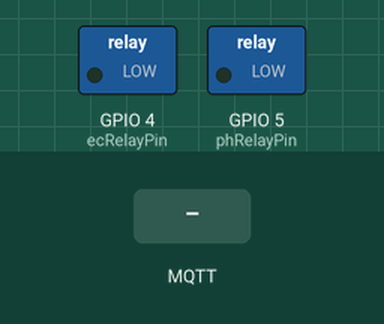
Simulated run of this sketch. Board: ESP32. Parts: switched loads named in the sketch (green lamp = pin HIGH). The test bench sets the inputs (shaded band). WiFi joins after 1.5 s; servers stay silent unless stated; no MQTT or app messages arrive unless stated; what the sketch prints to the serial monitor is not drawn.

Above: at 2.7 s.
2.8 s: MQTT message "5" arrives on the first subscribed topic
At 4.7 s:
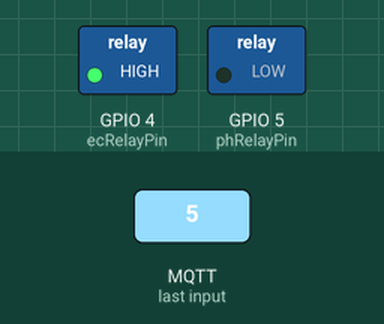
Timing chart, 0 to 35.0 s (numbered marks = the images above; inputs shaded):
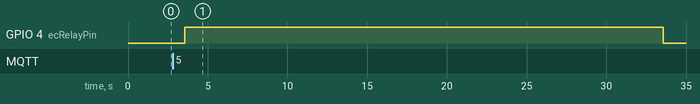

Measured:
- after the input at 2.8 s, GPIO 4 (ecRelayPin): LOW → HIGH after 0.76 s, → LOW 30.0 s later

The sketch:

esp32.ino
```cpp
#include <WiFi.h>
#include <PubSubClient.h>
#include <HardwareSerial.h>

// Replace with your network credentials
const char* ssid = "your_SSID";
const char* password = "your_PASSWORD";

// Replace with your MQTT broker's IP address and port
const char* mqtt_server = "your_mqtt_broker_ip";
const int mqtt_port = 1883;  // Default MQTT port

// MQTT topics for receiving the EC min and max values
const char* topic_set_ecmin = "setDosingmin";
const char* topic_set_ecmax = "setDosingmax";

// Variables to store EC min and max values from MQTT
float ecMin = 0.0;
float ecMax = 0.0;

// pH and EC sensor values from UART
float phValue = 0.0;
float ecValue = 0.0;

// Pin definitions for relays
const int phRelayPin = 5;  // Change to the pin connected to pH relay
const int ecRelayPin = 4;  // Change to the pin connected to EC relay

// Create an instance for UART communication (HardwareSerial)
HardwareSerial mySerial(1);  // UART1 on GPIO16 (RX) and GPIO17 (TX)

WiFiClient espClient;
PubSubClient client(espClient);

// Function to connect to Wi-Fi
void setup_wifi() {
  delay(10);
  Serial.println();
  Serial.print("Connecting to ");
  Serial.println(ssid);

  WiFi.begin(ssid, password);

  while (WiFi.status() != WL_CONNECTED) {
    delay(500);
    Serial.print(".");
  }

  Serial.println("");
  Serial.println("WiFi connected");
}

// Callback function to handle incoming MQTT messages
void callback(char* topic, byte* payload, unsigned int length) {
  String receivedMessage;

  // Convert payload to string
  for (int i = 0; i < length; i++) {
    receivedMessage += (char)payload[i];
  }

  // Remove any whitespace
  receivedMessage.trim();

  // Convert the received payload to float
  float value = receivedMessage.toFloat();

  // Check which topic the message is coming from and update the appropriate variable
  if (String(topic) == topic_set_ecmin) {
    ecMin = value;
    Serial.print("Received EC Min: ");
    Serial.println(ecMin);
  }
  else if (String(topic) == topic_set_ecmax) {
    ecMax = value;
    Serial.print("Received EC Max: ");
    Serial.println(ecMax);
  }
}

// Function to reconnect to the MQTT broker if the connection is lost
void reconnect() {
  // Loop until we're reconnected
  while (!client.connected()) {
    Serial.print("Attempting MQTT connection...");
    // Attempt to connect
    if (client.connect("ESP32Client")) {
      Serial.println("connected");
      // Subscribe to the EC min and max topics
      client.subscribe(topic_set_ecmin);
      client.subscribe(topic_set_ecmax);
    } else {
      Serial.print("failed, rc=");
      Serial.print(client.state());
      Serial.println(" try again in 5 seconds");
      // Wait 5 seconds before retrying
      delay(5000);
    }
  }
}

// Function to read the pH and EC values from UART
void readSensors() {
  if (mySerial.available()) {
    String data = mySerial.readStringUntil('\n');  // Read pH,EC data from Arduino
    data.trim();  // Remove any extra spaces
    int commaIndex = data.indexOf(',');
    if (commaIndex > 0) {
      // Extract pH and EC values from the UART string
      phValue = data.substring(0, commaIndex).toFloat();
      ecValue = data.substring(commaIndex + 1).toFloat();

      Serial.print("pH from sensor: ");
      Serial.println(phValue);
      Serial.print("EC from sensor: ");
      Serial.println(ecValue);
    }
  }
}

// Function to activate a relay for 30 seconds
void activateRelay(int relayPin) {
  digitalWrite(relayPin, HIGH);  // Activate the relay
  delay(30000);                  // Wait for 30 seconds
  digitalWrite(relayPin, LOW);   // Deactivate the relay
}

void setup() {
  Serial.begin(115200);  // Start the serial communication for debugging
  mySerial.begin(9600, SERIAL_8N1, 16, 17);  // Start UART communication with Arduino

  setup_wifi();  // Connect to WiFi

  client.setServer(mqtt_server, mqtt_port);  // Setup MQTT connection
  client.setCallback(callback);  // Set callback for receiving MQTT messages

  // Setup relay pins
  pinMode(phRelayPin, OUTPUT);
  pinMode(ecRelayPin, OUTPUT);

  digitalWrite(phRelayPin, LOW);  // Ensure relays are off initially
  digitalWrite(ecRelayPin, LOW);
}

void loop() {
  // Ensure the ESP32 stays connected to MQTT
  if (!client.connected()) {
    reconnect();
  }
  client.loop();

  // Read pH and EC values from the sensors via UART
  readSensors();

  // Compare the sensor values with the MQTT set points and activate relays if needed
  if (ecValue < ecMin || ecValue > ecMax) {
    Serial.println("EC value is out of range, activating EC relay");
    activateRelay(ecRelayPin);  // Activate EC relay for 30 seconds
  }

  delay(2000);  // Delay for 2 seconds before the next loop
}
```
